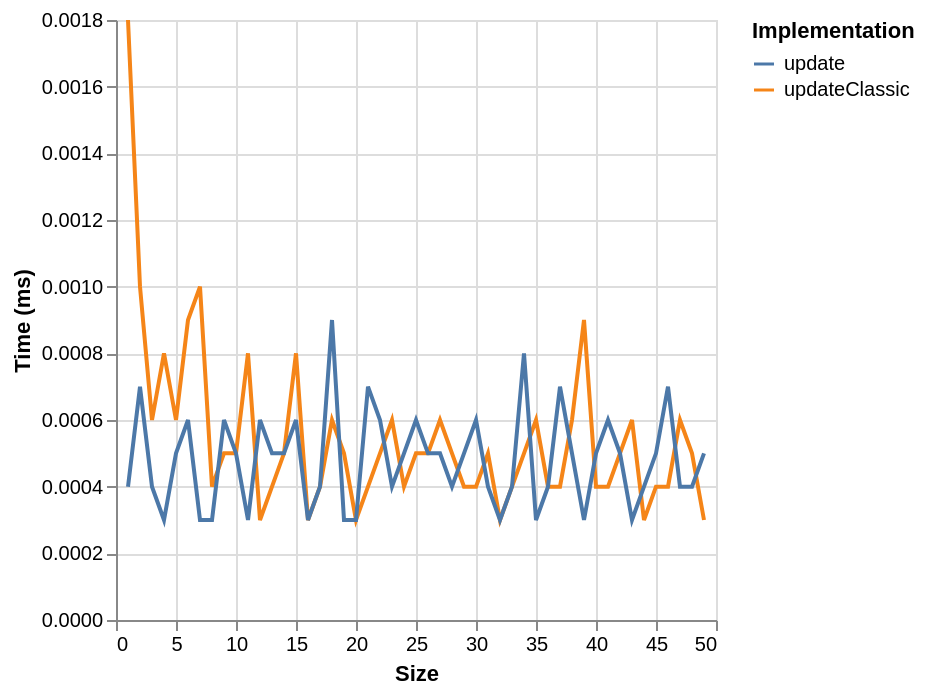

The specification (Vega-Lite) saved for this image:
### Vega-Lite specification from a JSON file in a GitHub repository (floating-point values rounded to 4 significant figures)
{"$schema": "https://vega.github.io/schema/vega-lite/v6.json", "data": {"values": [{"ms": 0.0018, "series": "updateClassic", "size": 1}, {"ms": 0.001, "series": "updateClassic", "size": 2}, {"ms": 0.0006, "series": "updateClassic", "size": 3}, {"ms": 0.0008, "series": "updateClassic", "size": 4}, {"ms": 0.0006, "series": "updateClassic", "size": 5}, {"ms": 0.0009, "series": "updateClassic", "size": 6}, {"ms": 0.001, "series": "updateClassic", "size": 7}, {"ms": 0.0004, "series": "updateClassic", "size": 8}, {"ms": 0.0005, "series": "updateClassic", "size": 9}, {"ms": 0.0005, "series": "updateClassic", "size": 10}, {"ms": 0.0008, "series": "updateClassic", "size": 11}, {"ms": 0.0003, "series": "updateClassic", "size": 12}, {"ms": 0.0004, "series": "updateClassic", "size": 13}, {"ms": 0.0005, "series": "updateClassic", "size": 14}, {"ms": 0.0008, "series": "updateClassic", "size": 15}, {"ms": 0.0003, "series": "updateClassic", "size": 16}, {"ms": 0.0004, "series": "updateClassic", "size": 17}, {"ms": 0.0006, "series": "updateClassic", "size": 18}, {"ms": 0.0005, "series": "updateClassic", "size": 19}, {"ms": 0.0003, "series": "updateClassic", "size": 20}, {"ms": 0.0004, "series": "updateClassic", "size": 21}, {"ms": 0.0005, "series": "updateClassic", "size": 22}, {"ms": 0.0006, "series": "updateClassic", "size": 23}, {"ms": 0.0004, "series": "updateClassic", "size": 24}, {"ms": 0.0005, "series": "updateClassic", "size": 25}, {"ms": 0.0005, "series": "updateClassic", "size": 26}, {"ms": 0.0006, "series": "updateClassic", "size": 27}, {"ms": 0.0005, "series": "updateClassic", "size": 28}, {"ms": 0.0004, "series": "updateClassic", "size": 29}, {"ms": 0.0004, "series": "updateClassic", "size": 30}, {"ms": 0.0005, "series": "updateClassic", "size": 31}, {"ms": 0.0003, "series": "updateClassic", "size": 32}, {"ms": 0.0004, "series": "updateClassic", "size": 33}, {"ms": 0.0005, "series": "updateClassic", "size": 34}, {"ms": 0.0006, "series": "updateClassic", "size": 35}, {"ms": 0.0004, "series": "updateClassic", "size": 36}, {"ms": 0.0004, "series": "updateClassic", "size": 37}, {"ms": 0.0006, "series": "updateClassic", "size": 38}, {"ms": 0.0009, "series": "updateClassic", "size": 39}, {"ms": 0.0004, "series": "updateClassic", "size": 40}, {"ms": 0.0004, "series": "updateClassic", "size": 41}, {"ms": 0.0005, "series": "updateClassic", "size": 42}, {"ms": 0.0006, "series": "updateClassic", "size": 43}, {"ms": 0.0003, "series": "updateClassic", "size": 44}, {"ms": 0.0004, "series": "updateClassic", "size": 45}, {"ms": 0.0004, "series": "updateClassic", "size": 46}, {"ms": 0.0006, "series": "updateClassic", "size": 47}, {"ms": 0.0005, "series": "updateClassic", "size": 48}, {"ms": 0.0003, "series": "updateClassic", "size": 49}, {"ms": 0.0004, "series": "update", "size": 1}, {"ms": 0.0007, "series": "update", "size": 2}, {"ms": 0.0004, "series": "update", "size": 3}, {"ms": 0.0003, "series": "update", "size": 4}, {"ms": 0.0005, "series": "update", "size": 5}, {"ms": 0.0006, "series": "update", "size": 6}, {"ms": 0.0003, "series": "update", "size": 7}, {"ms": 0.0003, "series": "update", "size": 8}, {"ms": 0.0006, "series": "update", "size": 9}, {"ms": 0.0005, "series": "update", "size": 10}, {"ms": 0.0003, "series": "update", "size": 11}, {"ms": 0.0006, "series": "update", "size": 12}, {"ms": 0.0005, "series": "update", "size": 13}, {"ms": 0.0005, "series": "update", "size": 14}, {"ms": 0.0006, "series": "update", "size": 15}, {"ms": 0.0003, "series": "update", "size": 16}, {"ms": 0.0004, "series": "update", "size": 17}, {"ms": 0.0009, "series": "update", "size": 18}, {"ms": 0.0003, "series": "update", "size": 19}, {"ms": 0.0003, "series": "update", "size": 20}, {"ms": 0.0007, "series": "update", "size": 21}, {"ms": 0.0006, "series": "update", "size": 22}, {"ms": 0.0004, "series": "update", "size": 23}, {"ms": 0.0005, "series": "update", "size": 24}, {"ms": 0.0006, "series": "update", "size": 25}, {"ms": 0.0005, "series": "update", "size": 26}, {"ms": 0.0005, "series": "update", "size": 27}, {"ms": 0.0004, "series": "update", "size": 28}, {"ms": 0.0005, "series": "update", "size": 29}, {"ms": 0.0006, "series": "update", "size": 30}, {"ms": 0.0004, "series": "update", "size": 31}, {"ms": 0.0003, "series": "update", "size": 32}, {"ms": 0.0004, "series": "update", "size": 33}, {"ms": 0.0008, "series": "update", "size": 34}, {"ms": 0.0003, "series": "update", "size": 35}, {"ms": 0.0004, "series": "update", "size": 36}, {"ms": 0.0007, "series": "update", "size": 37}, {"ms": 0.0005, "series": "update", "size": 38}, {"ms": 0.0003, "series": "update", "size": 39}, {"ms": 0.0005, "series": "update", "size": 40}, {"ms": 0.0006, "series": "update", "size": 41}, {"ms": 0.0005, "series": "update", "size": 42}, {"ms": 0.0003, "series": "update", "size": 43}, {"ms": 0.0004, "series": "update", "size": 44}, {"ms": 0.0005, "series": "update", "size": 45}, {"ms": 0.0007, "series": "update", "size": 46}, {"ms": 0.0004, "series": "update", "size": 47}, {"ms": 0.0004, "series": "update", "size": 48}, {"ms": 0.0005, "series": "update", "size": 49}]}, "encoding": {"color": {"field": "series", "legend": {"orient": "right", "symbolLimit": 30, "title": "Implementation"}, "type": "nominal"}, "x": {"field": "size", "title": "Size", "type": "quantitative"}, "y": {"field": "ms", "title": "Time (ms)", "type": "quantitative"}}, "mark": {"point": false, "type": "line"}}
